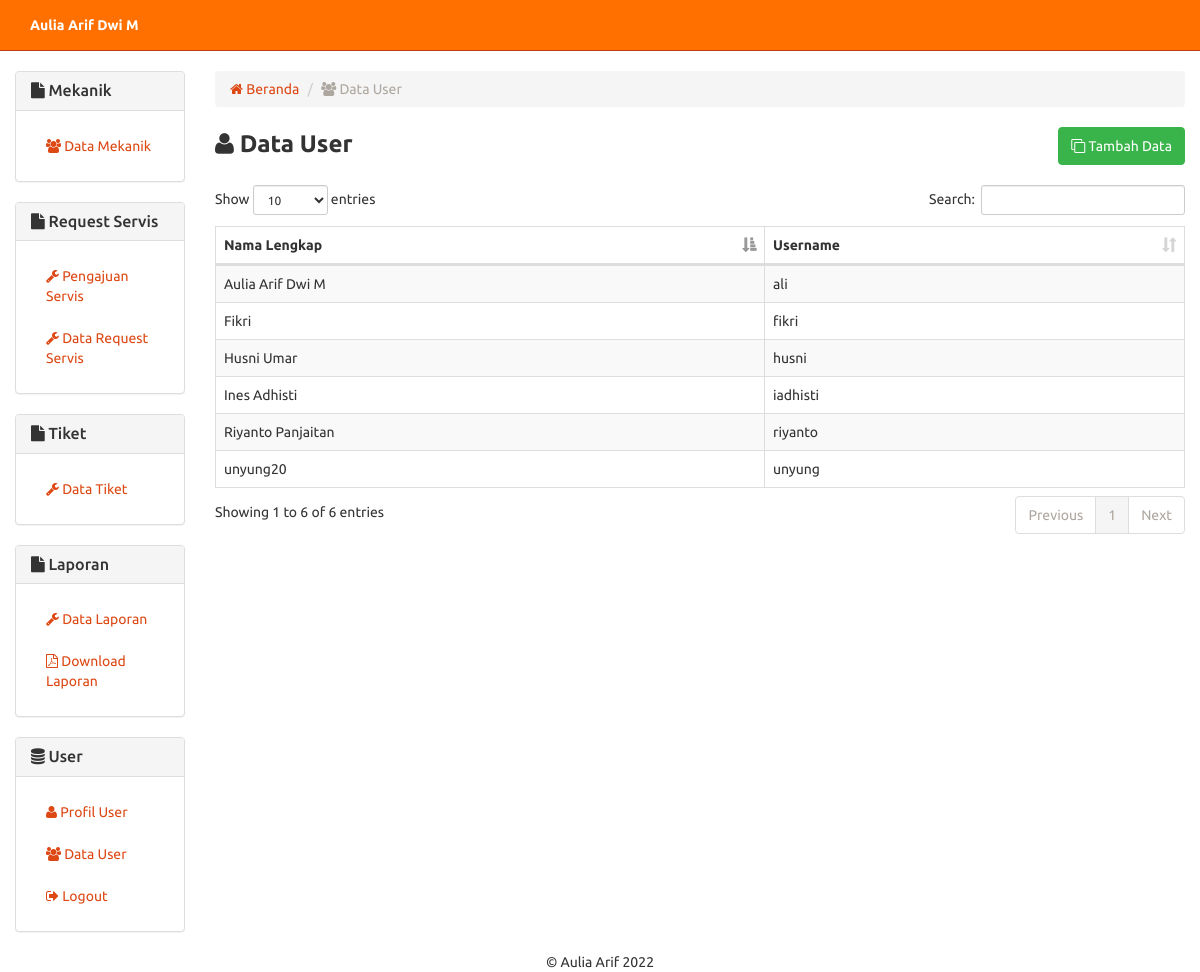
The page /user.php (signed in) on the database its author committed.
### tables this page shows
CREATE TABLE `user` (
  `no_user` int(2) NOT NULL,
  `username` varchar(8) DEFAULT NULL,
  `nama_user` varchar(30) DEFAULT NULL,
  `password` varchar(50) DEFAULT NULL
);

### includes/user.inc.php (called while the page is built, shortened)
<?php
class User{
	private $conn;
	private $table_name = "user";
	public function __construct($db){
		$this->conn = $db;
	}
	function readAll(){
		$query = "SELECT * FROM ".$this->table_name." ORDER BY no_user ASC";
		$stmt = $this->conn->prepare( $query );
		$stmt->execute();
		return $stmt;
	}
	function countAll(){
		$query = "SELECT * FROM ".$this->table_name." ORDER BY no_user ASC";
		$stmt = $this->conn->prepare( $query );
		$stmt->execute();
		return $stmt->rowCount();
	}
}
?>

### user.php (the view, shortened to what this page needs)
<?php
include "header.php";
include_once 'includes/user.inc.php';
$pro = new User($db);
$stmt = $pro->readAll();
            ?>
<div class="row">
	<div class="col-xs-12 col-sm-12 col-md-2">
		  	<?php
			include_once 'sidebar.php';
			?>
	</div>
	<div class="col-xs-12 col-sm-12 col-md-10">
	<ol class="breadcrumb">
	  <li><a href="index.php"><span class="fa fa-home"></span> Beranda</a></li>
	  <li class="active"><span class="fa fa-users"></span> Data User</li>
	</ol>
<form method="post">
    <div class="row">
        <div class="col-md-6 text-left">
            <strong style="font-size:18pt;"><span class="fa fa-user"></span> Data User</strong>
        </div>
        <div class="col-md-6 text-right">
            <button type="button" onclick="location.href='user-baru.php'" class="btn btn-success"><span class="fa fa-clone"></span> Tambah Data</button>
        </div>
    </div>
    <br/>
    <table width="100%" class="table table-striped table-bordered" id="tabeldata">
        <thead>
            <tr>
                <th>Nama Lengkap</th>
                <th>Username</th>
            </tr>
        </thead>
        <tbody>
    <?php
    while ($row = $stmt->fetch(PDO::FETCH_ASSOC)){
    ?>
            <tr>
    	    <td style="vertical-align:middle;"><?php echo $row['nama_user'] ?></td>
    	    <td style="vertical-align:middle;"><?php echo $row['username'] ?></td>
            </tr>
    <?php
    }
    ?>
        </tbody>
    </table>
    </form>
</div>
</div>
<?php include "footer.php"; ?>

### rows shown on the page
user: nama_user "Aulia Arif Dwi M", username "ali"
user: nama_user "Ines Adhisti", username "iadhisti"
user: nama_user "Riyanto Panjaitan", username "riyanto"
user: nama_user "Husni Umar", username "husni"
user: nama_user "Fikri", username "fikri"
user: nama_user "unyung20", username "unyung"

### other values the page prints
$_SESSION['nama_user'] "Aulia Arif Dwi M"
